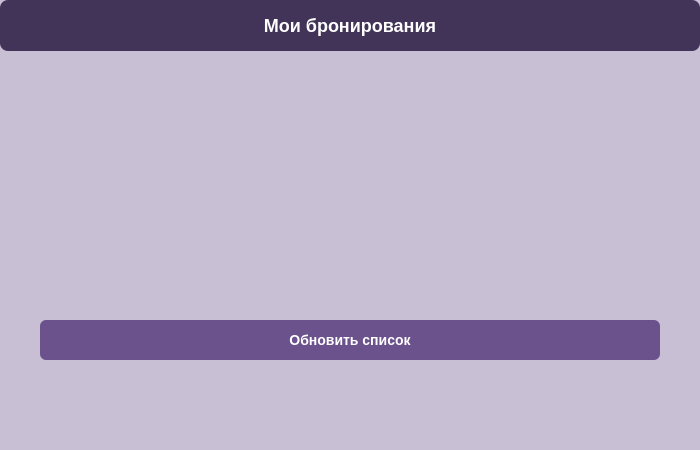
<?xml version="1.0" encoding="UTF-8"?>
<ui version="4.0">
  <class>user_bookings_window</class>
  <widget class="QWidget" name="user_bookings_window">
    <property name="geometry">
      <rect>
        <x>0</x>
        <y>0</y>
        <width>700</width>
        <height>450</height>
      </rect>
    </property>
    <property name="windowTitle">
      <string>Мои бронирования</string>
    </property>
    <property name="styleSheet">
      <string notr="true">
        QWidget {
          background-color: #c9bfd4;
          color: #2d213d;
          font-family: "Inter", "Roboto", "Ubuntu", sans-serif;
          font-size: 14px;
        }

        QLabel#titleLabel {
          background-color: #423358;
          color: #ffffff;
          font-size: 18px;
          font-weight: 600;
          padding: 15px;
          border-radius: 8px;
        }

        /* Полностью прозрачный контейнер списка без рамок и обводок */
        QListWidget#bookingsList {
          background-color: transparent;
          border: none;
          outline: 0;
        }

        /* Настройка элементов списка: убираем дефолтные фоны, добавляем отступы */
        QListWidget#bookingsList::item {
          background-color: transparent;
          margin-bottom: 10px;
          padding: 6px;
        }

        QPushButton#refreshButton {
          background-color: #6c528d;
          color: #ffffff;
          font-weight: 600;
          border: none;
          border-radius: 6px;
          padding: 12px 24px;
        }
        QPushButton#refreshButton:hover {
          background-color: #553e72;
        }
        QPushButton#refreshButton:pressed {
          background-color: #423358;
        }
      </string>
    </property>
    <layout class="QVBoxLayout" name="mainVerticalLayout">
      <property name="spacing">
        <number>0</number>
      </property>
      <property name="leftMargin">
        <number>0</number>
      </property>
      <property name="topMargin">
        <number>0</number>
      </property>
      <property name="rightMargin">
        <number>0</number>
      </property>
      <property name="bottomMargin">
        <number>20</number>
      </property>
      <item>
        <widget class="QLabel" name="titleLabel">
          <property name="text">
            <string>Мои бронирования</string>
          </property>
          <property name="alignment">
            <set>Qt::AlignmentFlag::AlignCenter</set>
          </property>
        </widget>
      </item>
      <item>
  <spacer name="headerSpacer">
    <property name="orientation">
      <enum>Qt::Orientation::Vertical</enum>
    </property>
    <property name="sizeType">
      <enum>QSizePolicy::Fixed</enum>
    </property>
    <property name="sizeHint" stdset="0">
      <size>
        <width>20</width>
        <height>7</height> </size>
    </property>
  </spacer>
</item>
      <item>
        <widget class="QListWidget" name="bookingsList">
          <property name="selectionMode">
            <enum>QAbstractItemView::SelectionMode::NoSelection</enum>
          </property>
        </widget>
      </item>
      <item>
        <layout class="QHBoxLayout" name="buttonLayout">
          <item>
            <spacer name="leftBtnSpacer">
              <property name="orientation">
                <set>Qt::Orientation::Horizontal</set>
              </property>
              <property name="sizeHint" stdset="0">
                <size>
                  <width>40</width>
                  <height>20</height>
                </size>
              </property>
            </spacer>
          </item>
          <item>
            <widget class="QPushButton" name="refreshButton">
              <property name="minimumSize">
                <size>
                  <width>250</width>
                  <height>0</height>
                </size>
              </property>
              <property name="text">
                <string>Обновить список</string>
              </property>
            </widget>
          </item>
          <item>
            <spacer name="rightBtnSpacer">
              <property name="orientation">
                <set>Qt::Orientation::Horizontal</set>
              </property>
              <property name="sizeHint" stdset="0">
                <size>
                  <width>40</width>
                  <height>20</height>
                </size>
              </property>
            </spacer>
          </item>
        </layout>
      </item>
    </layout>
  </widget>
  <resources/>
  <connections/>
</ui>
